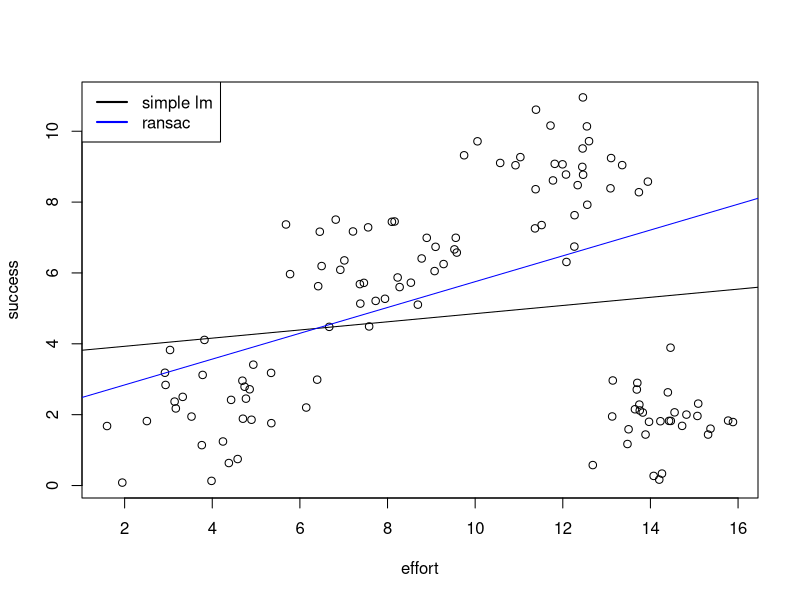
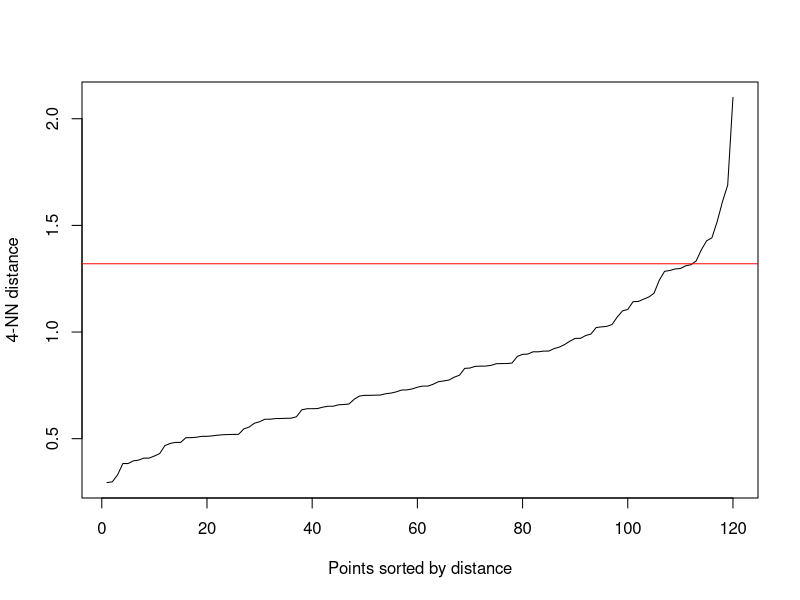
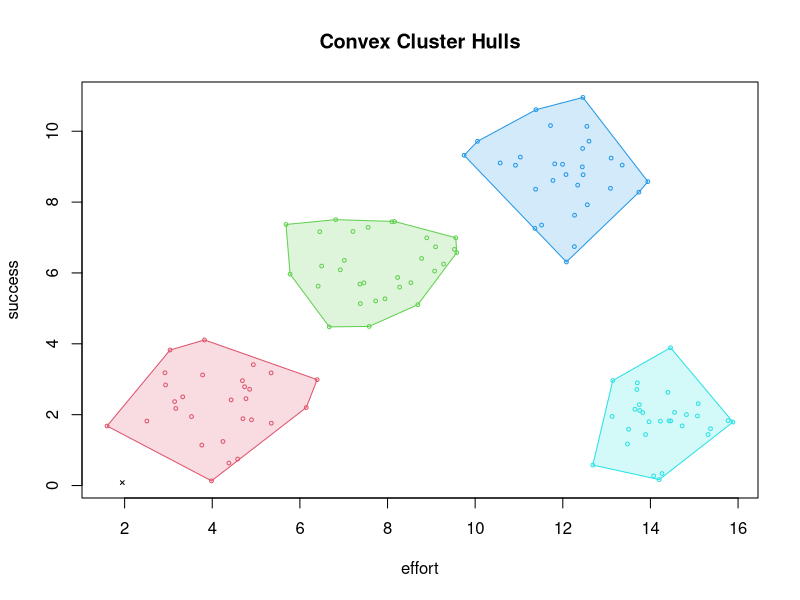

These figures' R source, in order:
## ---- chunk 1
knitr::opts_chunk$set(echo = TRUE)
if (!require("readxl")) install.packages("readxl", dependencies=TRUE)
if (!require("dbscan")) install.packages("dbscan", dependencies=TRUE)
## ---- chunk 2
ransac <- function(data, n, k, t, d) {
  iterations <- 0
  bestfit <- NULL
  besterr <- 1e5
  while (iterations < k) {
    maybeinliers <- sample(nrow(data), n)
    maybemodel <- lm(y ~ x, data = data, subset = maybeinliers)
    alsoinliers <- NULL
    for (point in setdiff(1:nrow(data), maybeinliers)) {
      if (abs(maybemodel$coefficients[2]*data[point, 1] - data[point, 2] +
              maybemodel$coefficients[1])/(sqrt(maybemodel$coefficients[2] + 1)) < t)
        alsoinliers <- c(alsoinliers, point)
    }
    if (length(alsoinliers) > d) {
      bettermodel <- lm(y ~ x, data = data, subset = c(maybeinliers, alsoinliers))
      thiserr <- summary(bettermodel)$sigma
      if (thiserr < besterr) {
        bestfit <- bettermodel
        besterr <- thiserr
      }
    }
    iterations <- iterations + 1
  }
  bestfit
}
## ---- chunk 3
library(readxl)

learning <- read_xlsx('data/learning.xlsx')
head(learning)
plot(success ~ effort, data = learning)
abline(lm(success ~ effort, data = learning))

learning$x <- learning$effort 
learning$y <- learning$success
learning <- subset(learning, select = c(x, y))

set.seed(998899)
abline(ransac(learning, n = 10, k = 10, t = 0.5, d = 10), col = "blue")
legend(x = 'topleft', legend = c('simple lm', 'ransac'), col = c('black', 'blue'), lwd = 2)
## ---- chunk 4
library(dbscan)

kNNdistplot(learning,  k = 4)
abline(h = 1.32, col = 'red', lwd = 1)
## ---- chunk 5
dbscanResult <- dbscan(learning, eps= 1.32, minPts=4)
dbscanResult

hullplot(learning, dbscanResult, xlab = 'effort', ylab = 'success')
